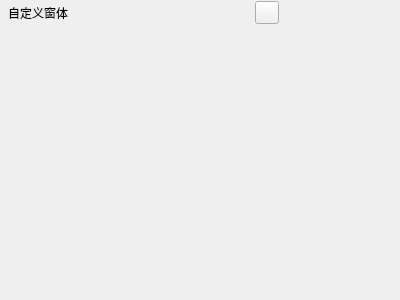
<?xml version="1.0" encoding="UTF-8"?>
<ui version="4.0">
 <class>QUIWidget</class>
 <widget class="QDialog" name="QUIWidget">
  <property name="geometry">
   <rect>
    <x>0</x>
    <y>0</y>
    <width>400</width>
    <height>300</height>
   </rect>
  </property>
  <property name="windowTitle">
   <string>Dialog</string>
  </property>
  <layout class="QVBoxLayout" name="verticalLayout">
   <property name="spacing">
    <number>0</number>
   </property>
   <property name="leftMargin">
    <number>1</number>
   </property>
   <property name="topMargin">
    <number>1</number>
   </property>
   <property name="rightMargin">
    <number>1</number>
   </property>
   <property name="bottomMargin">
    <number>1</number>
   </property>
   <item>
    <widget class="QWidget" name="QUIWidgetTitle" native="true">
     <property name="sizePolicy">
      <sizepolicy hsizetype="Preferred" vsizetype="Fixed">
       <horstretch>0</horstretch>
       <verstretch>0</verstretch>
      </sizepolicy>
     </property>
     <layout class="QHBoxLayout" name="horizontalLayout_2">
      <property name="spacing">
       <number>0</number>
      </property>
      <property name="leftMargin">
       <number>0</number>
      </property>
      <property name="topMargin">
       <number>0</number>
      </property>
      <property name="rightMargin">
       <number>0</number>
      </property>
      <property name="bottomMargin">
       <number>0</number>
      </property>
      <item>
       <widget class="QLabel" name="QUILabIco">
        <property name="text">
         <string/>
        </property>
        <property name="alignment">
         <set>Qt::AlignCenter</set>
        </property>
       </widget>
      </item>
      <item>
       <widget class="QLabel" name="QUILabTitle">
        <property name="sizePolicy">
         <sizepolicy hsizetype="Expanding" vsizetype="Preferred">
          <horstretch>0</horstretch>
          <verstretch>0</verstretch>
         </sizepolicy>
        </property>
        <property name="text">
         <string>自定义窗体</string>
        </property>
       </widget>
      </item>
      <item>
       <widget class="QToolButton" name="btnMenu">
        <property name="sizePolicy">
         <sizepolicy hsizetype="Fixed" vsizetype="Expanding">
          <horstretch>0</horstretch>
          <verstretch>0</verstretch>
         </sizepolicy>
        </property>
        <property name="text">
         <string/>
        </property>
        <property name="popupMode">
         <enum>QToolButton::InstantPopup</enum>
        </property>
       </widget>
      </item>
      <item>
       <widget class="QPushButton" name="btnMenu_Min">
        <property name="sizePolicy">
         <sizepolicy hsizetype="Minimum" vsizetype="Expanding">
          <horstretch>0</horstretch>
          <verstretch>0</verstretch>
         </sizepolicy>
        </property>
        <property name="text">
         <string/>
        </property>
        <property name="flat">
         <bool>true</bool>
        </property>
       </widget>
      </item>
      <item>
       <widget class="QPushButton" name="btnMenu_Max">
        <property name="sizePolicy">
         <sizepolicy hsizetype="Minimum" vsizetype="Expanding">
          <horstretch>0</horstretch>
          <verstretch>0</verstretch>
         </sizepolicy>
        </property>
        <property name="focusPolicy">
         <enum>Qt::NoFocus</enum>
        </property>
        <property name="text">
         <string/>
        </property>
        <property name="flat">
         <bool>true</bool>
        </property>
       </widget>
      </item>
      <item>
       <widget class="QPushButton" name="btnMenu_Close">
        <property name="sizePolicy">
         <sizepolicy hsizetype="Minimum" vsizetype="Expanding">
          <horstretch>0</horstretch>
          <verstretch>0</verstretch>
         </sizepolicy>
        </property>
        <property name="focusPolicy">
         <enum>Qt::NoFocus</enum>
        </property>
        <property name="flat">
         <bool>true</bool>
        </property>
       </widget>
      </item>
     </layout>
    </widget>
   </item>
   <item>
    <widget class="QWidget" name="QUIWidgetMain" native="true">
     <property name="styleSheet">
      <string notr="true">#gboxSoftKey .QPushButton{
border-width:0px;
border-radius:0px;
padding:2px;
}

#gboxSoftKey .QPushButton:hover{
border:1px solid #FF0000;
}

#gboxSoftKey{
border-width:0px;
border-radius:0px;
}</string>
     </property>
     <layout class="QVBoxLayout" name="verticalLayout_2">
      <property name="spacing">
       <number>0</number>
      </property>
      <property name="leftMargin">
       <number>0</number>
      </property>
      <property name="topMargin">
       <number>0</number>
      </property>
      <property name="rightMargin">
       <number>0</number>
      </property>
      <property name="bottomMargin">
       <number>0</number>
      </property>
     </layout>
    </widget>
   </item>
  </layout>
 </widget>
 <resources/>
 <connections/>
</ui>
